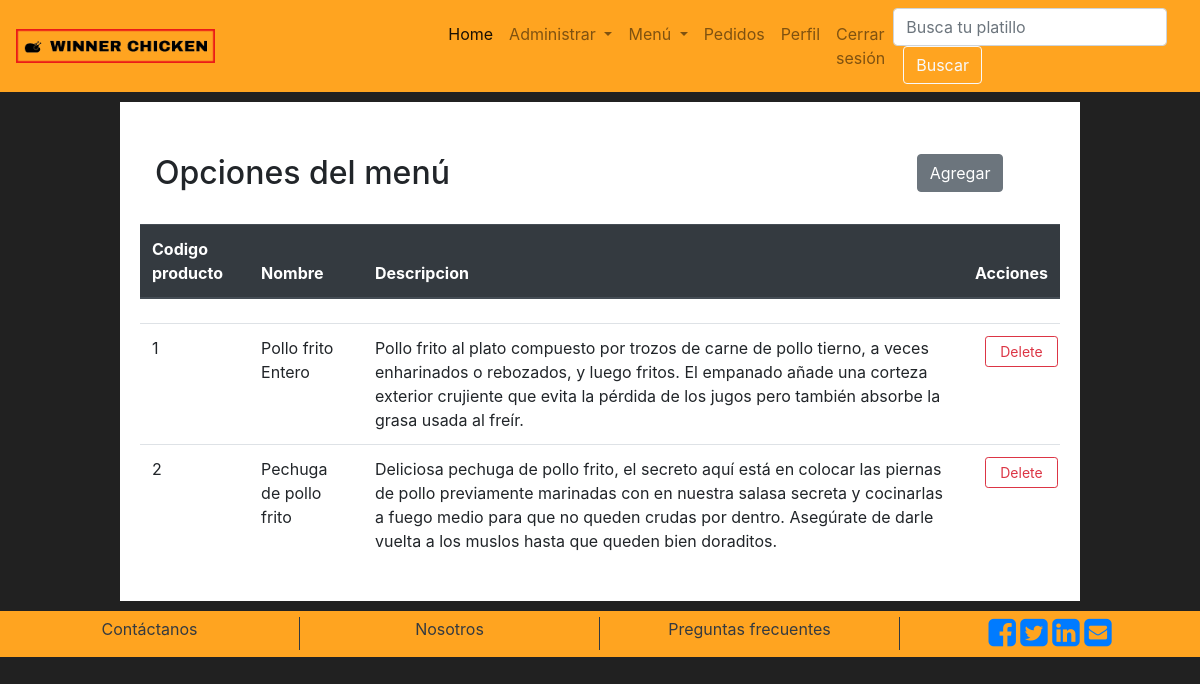
Screenshot of /proXmenu.php?id=1 (signed in) with the database file from the repository.
### tables this page shows
CREATE TABLE `menuxproducto` (
  `id_menuXproducto` int(11) NOT NULL,
  `id_producto` int(11) NOT NULL,
  `id_menu` int(11) NOT NULL
);

CREATE TABLE `producto` (
  `id_producto` int(11) NOT NULL,
  `nombre` varchar(50) NOT NULL,
  `descripcion` varchar(1500) NOT NULL,
  `precio` int(11) NOT NULL,
  `tiempo_preparacion` int(11) NOT NULL,
  `imagen` longblob NOT NULL,
  `tipo_imagen` varchar(6) NOT NULL
);

### proXmenu.php (the view, shortened to what this page needs)
<!DOCTYPE html>
<html lang="en">
<head>
    <link rel="stylesheet" href="https://stackpath.bootstrapcdn.com/bootstrap/4.4.1/css/bootstrap.min.css">
    <link rel="stylesheet" href="https://cdnjs.cloudflare.com/ajax/libs/font-awesome/4.7.0/css/font-awesome.min.css">
    <link rel="stylesheet" href="css/main.css">
</head>
<body>
<?php
          include "header.php"
            ?>
  <div >
    <div class="register">
      <div class="padd">
            <h2 class="col-10 float-left">Opciones del menú</h2>
            <a class="btn btn-secondary input" href="agregarPM.php?id=<?php echo $_GET['id']; ?>"> Agregar</a>
      </div>
      <table class="table">
          <thead class="thead-dark">
            <tr>
              <th >Codigo producto</th>
              <th >Nombre</th>
              <th width="600">Descripcion</th>
              <th > Acciones</th>
            </tr>
          </thead>
          <tbody>
              <th scope="row">
              </th>
              <?php
                  include "php/conexion.php";
                  $stmt = $pdo->prepare('SELECT * from restaurante.menuxproducto INNER JOIN restaurante.producto  on restaurante.menuxproducto.id_producto  = restaurante.producto.id_producto  where id_menu  =:id');
                  $stmt->execute(array(
                    ':id'=>$_GET['id']
                ));
                  $resultado=$stmt->fetchAll();
                  foreach($resultado as $fila):?>
              <tr>
              <td><?php echo $fila['id_producto'];?></td>
              <td><?php echo $fila['nombre'];?></td>
              <td><?php echo $fila['descripcion'];?></td>
              <td><a href="delete.php?idPM=<?php echo $fila['id_menuXproducto'];?>&id2=<?php echo $_GET['id'];?>" class="btn btn-block btn-sm btn-outline-danger">Delete</a></td>
            </tr>
            <?php endforeach ?>
          </tbody>
        </table>
    </div>
    </div>
<?php
          include "footer.php"
            ?>
</body>
</html>

### css/main.css (style rules this page uses)
.register { background-color: white; padding: 20px; margin: 10px; }
.btn { margin-left: 10px; }
.register { width: 80%; margin: 0 auto; margin-top: 10px; margin-bottom: 10px; }
body { background-color: #212121; }
.padd { padding-top: 2rem; padding-bottom: 2rem; }

### rows the page displays
menuxproducto: id_producto.id_producto "1", id_producto.nombre "Pollo frito Entero", id_producto.descripcion "Pollo frito al plato compuesto por trozos de carne de pollo tierno, a veces enharinados o rebozados, y luego fritos. El empanado añade una corteza exterior crujiente que evita la pérdida de los jugos pero también absorbe la grasa usada al freír."
menuxproducto: id_producto.id_producto "2", id_producto.nombre "Pechuga de pollo frito", id_producto.descripcion "Deliciosa pechuga de pollo frito, el secreto aquí está en colocar las piernas de pollo previamente marinadas con en nuestra salasa secreta y cocinarlas a fuego medio para que no queden crudas por dentro. Asegúrate de darle vuelta a los muslos hasta que queden bien doraditos."
